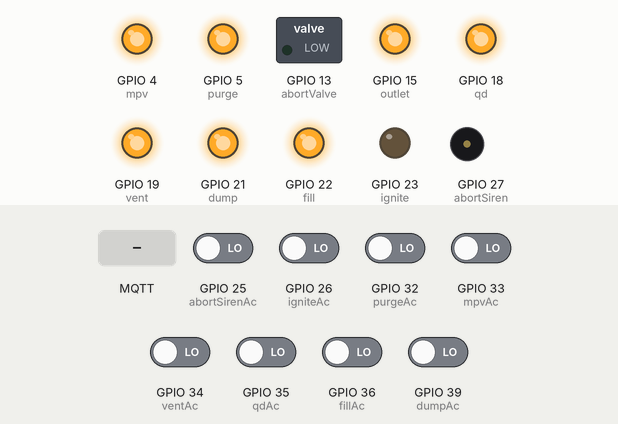
Simulated run of this sketch. Board: ESP32. Shown: switched loads named in the sketch (green lamp = pin HIGH), output pins drawn as LEDs (lit = HIGH), buzzer (waves = sounding, pin HIGH). The inputs (shaded band) are chosen by the test bench; at power-on: GPIO 25 (abortSirenAc), GPIO 26 (igniteAc), GPIO 32 (purgeAc), GPIO 33 (mpvAc), GPIO 34 (ventAc), GPIO 35 (qdAc), GPIO 36 (fillAc), GPIO 39 (dumpAc) LOW. WiFi joins after 1.5 s; servers stay silent unless stated; no MQTT or app messages arrive unless stated; what the sketch prints to the serial monitor is not drawn.

Above: at 2.7 s.
2.8 s: MQTT message "on" arrives on the first subscribed topic
At 3.6 s:
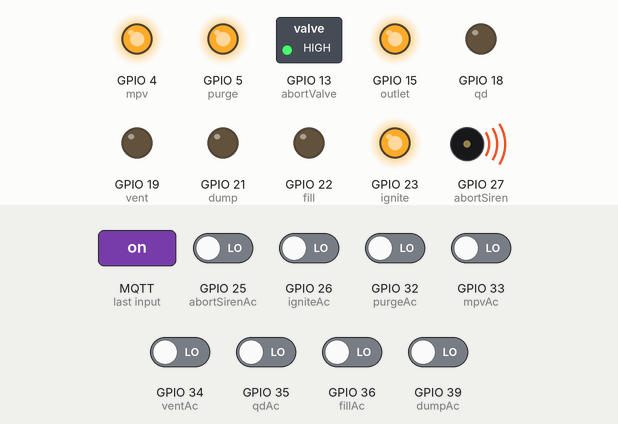
At 23.7 s:
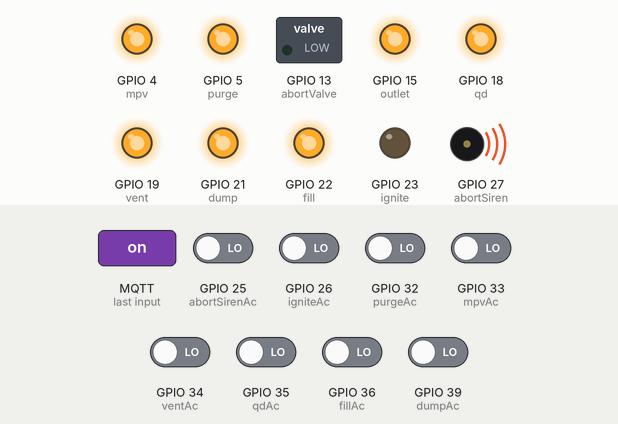
Timing chart, 0 to 24.3 s (numbered marks = the images above; inputs shaded):
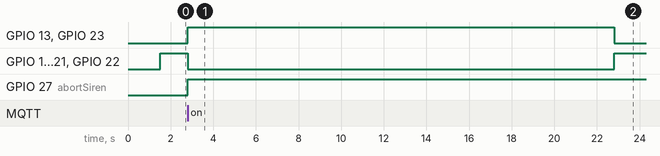

The sketch:

ControlsBoxWireless.ino
```cpp
#include <WiFi.h>
#include <PubSubClient.h>

// WiFi credentials
const char* ssid = "UCLA_Rocket_router";
const char* password = "electronics";

// MQTT Broker details
const char* mqtt_server = "10.9.9.2"; // Change it to your MQTT broker address
const int mqtt_port = 1883;
//const char* mqtt_username = "groundsystems"; // If your broker requires authentication
//const char* mqtt_password = "electronics";

// MQTT topics
const char* switch_topic = "esp32/switch";
const char* ac_topic = "esp32/ac";

WiFiClient espClient;
PubSubClient client(espClient);

#define RO_PIN 16
#define DI_PIN 17
#define outlet 15 //32
//#define SER_BUF_SIZE 1024
#define fill 22
#define dump 21
#define vent 19
#define qd 18
#define purge 5
#define mpv 4
#define ignite 23
#define abortSiren 27
#define abortValve 13
//#define extra1 15
//#define extra2 14

#define fillAc 36
#define dumpAc 39
#define ventAc 34
#define qdAc 35
#define purgeAc 32
#define mpvAc 33
#define abortSirenAc 25
#define igniteAc 26

const short ACTUATED = 0x1;
short message = 0;
short actuation = 0;
bool aborted = false;

unsigned long long delay_time = 5;
unsigned long long last_time_send = 0;
unsigned long long last_time = 0;

int relays[] = {abortValve, qd, vent, ignite, purge, fill, dump, outlet, mpv, abortSiren};

//HardwareSerial rs485Serial(2);

void setup_wifi() {
  delay(10);
  // Connect to Wi-Fi network with SSID and password
  Serial.println();
  Serial.print("Connecting to ");
  Serial.println(ssid);
  WiFi.begin(ssid, password);

  while (WiFi.status() != WL_CONNECTED) {
    delay(500);
    Serial.print(".");
  }

  Serial.println("");
  Serial.println("WiFi connected");
  Serial.println("IP address: ");
  Serial.println(WiFi.localIP());
}

void callback(char* topic, byte* payload, unsigned int length) {
  if (length == sizeof(short)) {
    /*if (!isDigit((char)payload[0])){
      return;
    }*/
    memcpy(&message, payload, sizeof(message));
  }
  aborted = false;
  last_time = millis();
  Serial.println(message, BIN);
}

void reconnect() {
  // Loop until we're reconnected
  unsigned long long disconnect_time = millis();
  while (!client.connected()) {
    Serial.println("Unavailable...");
    if (millis() - disconnect_time > 10000){
      digitalWrite(abortSiren, HIGH);
    }
    if (millis() - disconnect_time > 20000){
      Serial.println("Aborted...");
      digitalWrite(ignite, LOW);
      digitalWrite(fill, HIGH);
      digitalWrite(vent, HIGH);
      digitalWrite(dump, HIGH);
      digitalWrite(outlet, HIGH);
      digitalWrite(qd, HIGH);
      digitalWrite(mpv, HIGH);
      digitalWrite(purge, HIGH);
      digitalWrite(ignite, LOW);
      digitalWrite(abortValve, LOW);
    }

    Serial.print("Attempting MQTT connection...");
    // Attempt to connect
    if (client.connect("ESP32ClientControls"/*, mqtt_username, mqtt_password*/)) {
      Serial.println("connected");
      disconnect_time = millis();
      // Once connected, subscribe to the topic
      client.subscribe(switch_topic, 0);
    } else {
      Serial.print("failed, rc=");
      Serial.print(client.state());

    }
  }
}

void setup() {
  Serial.begin(115200);
  setup_wifi();
  client.setServer(mqtt_server, mqtt_port);
  client.setCallback(callback);

  //Define all controls
//  pinMode(spare, OUTPUT);
  pinMode(abortSiren, OUTPUT);
  pinMode(ignite, OUTPUT);
  pinMode(fill, OUTPUT);
  pinMode(vent, OUTPUT);
  pinMode(dump, OUTPUT);
  pinMode(qd, OUTPUT);
  pinMode(mpv, OUTPUT);
  pinMode(purge, OUTPUT);
  pinMode(outlet, OUTPUT);
  pinMode(abortValve, OUTPUT);

  digitalWrite(abortSiren, LOW);//off
  digitalWrite(ignite, LOW);//off
  digitalWrite(fill, HIGH);//closed
  digitalWrite(vent, HIGH);//open
  digitalWrite(dump, HIGH);//open
  digitalWrite(qd, HIGH);//open
  digitalWrite(mpv, HIGH);
  digitalWrite(purge, HIGH);//closed
  digitalWrite(outlet, HIGH);//closed
  digitalWrite(abortValve, LOW);//closed

  pinMode(purgeAc, INPUT_PULLDOWN);
  pinMode(fillAc, INPUT_PULLDOWN);
  pinMode(abortSirenAc, INPUT_PULLDOWN);
  pinMode(dumpAc, INPUT_PULLDOWN);
  pinMode(ventAc, INPUT_PULLDOWN);
  pinMode(qdAc, INPUT_PULLDOWN);
  pinMode(igniteAc, INPUT_PULLDOWN);
  pinMode(mpvAc, INPUT_PULLDOWN);

  last_time_send = millis();
  last_time = millis();
}

void loop() {
  if (!client.connected()) {
    reconnect();
  }
  client.loop();

  if (millis() - last_time > 1000){
    Serial.println("No message!");
  }
  if (millis() - last_time > 10000){
    aborted = true;
    digitalWrite(abortSiren, HIGH);
  }
  if (millis() - last_time > 20000){
    Serial.println("Aborted...");
    digitalWrite(ignite, LOW);
    digitalWrite(fill, HIGH);
    digitalWrite(vent, HIGH);
    digitalWrite(dump, HIGH);
    digitalWrite(outlet, HIGH);
    digitalWrite(qd, HIGH);
    digitalWrite(mpv, HIGH);
    digitalWrite(purge, HIGH);
    digitalWrite(ignite, LOW);
    digitalWrite(abortValve, LOW);
  }

  if (!aborted){
    for (int i = 0; i < 10; i++){
      bool bitValue = (message >> i) & ACTUATED;
      if (i == 0 | i == 3 | i == 9){
        if (bitValue)
          digitalWrite(relays[i], HIGH);
        if (!bitValue)
          digitalWrite(relays[i], LOW);
      }
      else {
        if (bitValue)
          digitalWrite(relays[i], LOW);
        if (!bitValue)
          digitalWrite(relays[i], HIGH);
      }
    }
  }

  if (millis() - last_time_send > delay_time) {
    actuation = digitalRead(abortSirenAc) |
                    (digitalRead(igniteAc) << 1) |
                    (digitalRead(fillAc) << 2) |
                    (digitalRead(ventAc) << 3) |
                    (digitalRead(dumpAc) << 4) |
                    (digitalRead(qdAc) << 5) |
                    (digitalRead(mpvAc) << 6) |
                    (digitalRead(purgeAc) << 7);

    // Check if the message length exceeds the maximum packet size
    byte payload[sizeof(actuation)];
    memcpy(payload, &actuation, sizeof(actuation));

    // Publish the payload
    client.publish(ac_topic, payload, sizeof(payload));
    //actuation = actuation | 1 << 8;
    //Serial.println("Sent: ");
    //Serial.println(actuation, BIN);
    actuation = 0;

    last_time_send = millis();
  }
}
```

Measured:
- after the input at 2.8 s, GPIO 13 (abortValve), GPIO 23 (ignite): LOW → HIGH at once, → LOW 20.0 s later; GPIO 18 (qd), GPIO 19 (vent), GPIO 21 (dump), GPIO 22 (fill): HIGH → LOW at once, → HIGH 20.0 s later; GPIO 27 (abortSiren): LOW → HIGH after 0.00 s instead of 8.7 s
